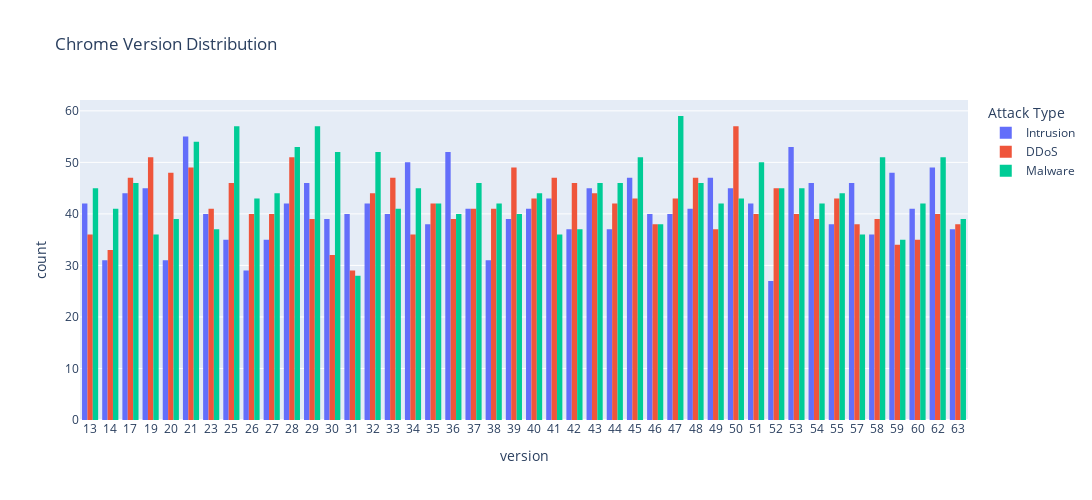

Notebook code for this chart:
### Code cell
from user_agents import parse
import pandas as pd
import plotly.express as px

def get_ua_details(ua_string):
    ua = parse(str(ua_string))
    return {
        "Browser Name": ua.browser.family,
        "Browser Version": ua.browser.version_string.split('.')[0] if ua.browser.version_string else "0"
    }

device_info = df["Device Information"].apply(lambda x: pd.Series(get_ua_details(x)))

chrome_version_data = pd.read_csv("chrome_versions.csv", sep=';')
chrome_version_data["version"] = chrome_version_data["version"].astype(str).str.split(".").str[0]

temp_data = device_info.reset_index(names=["Original Index"])
temp_data = temp_data[temp_data["Browser Name"] == "Chrome"].copy()

temp_data = temp_data.merge(chrome_version_data, left_on="Browser Version", right_on="version", how="left")
temp_data = temp_data.merge(df["Attack Type"], left_on="Original Index", right_index=True)

version_order = sorted(temp_data["version"].dropna().unique(), key=lambda x: int(x))

fig = px.histogram(
    temp_data, 
    x="version", 
    title="Chrome Version Distribution", 
    color="Attack Type", 
    barmode="group",
    width=1400,
    height=500
)

fig.update_xaxes(type="category", categoryorder="array", categoryarray=version_order)
fig.show()

### Figure 1 — Plotly figure (JSON) as saved in the notebook; plotly's stock layout.template omitted (floating-point values rounded to 4 significant figures; data arrays with more than 128 entries replaced by an {"elided": "..."} marker saying what was removed)
{"data": [{"alignmentgroup": "True", "bingroup": "x", "hovertemplate": "Attack Type=Intrusion<br>version=%{x}<br>count=%{y}<extra></extra>", "legendgroup": "Intrusion", "marker": {"color": "#636efa", "pattern": {"shape": ""}}, "name": "Intrusion", "offsetgroup": "Intrusion", "orientation": "v", "showlegend": true, "type": "histogram", "x": {"elided": "2129 str values"}, "xaxis": "x", "yaxis": "y"}, {"alignmentgroup": "True", "bingroup": "x", "hovertemplate": "Attack Type=DDoS<br>version=%{x}<br>count=%{y}<extra></extra>", "legendgroup": "DDoS", "marker": {"color": "#EF553B", "pattern": {"shape": ""}}, "name": "DDoS", "offsetgroup": "DDoS", "orientation": "v", "showlegend": true, "type": "histogram", "x": {"elided": "2144 str values"}, "xaxis": "x", "yaxis": "y"}, {"alignmentgroup": "True", "bingroup": "x", "hovertemplate": "Attack Type=Malware<br>version=%{x}<br>count=%{y}<extra></extra>", "legendgroup": "Malware", "marker": {"color": "#00cc96", "pattern": {"shape": ""}}, "name": "Malware", "offsetgroup": "Malware", "orientation": "v", "showlegend": true, "type": "histogram", "x": {"elided": "2228 str values"}, "xaxis": "x", "yaxis": "y"}], "layout": {"barmode": "group", "height": 500, "legend": {"title": {"text": "Attack Type"}, "tracegroupgap": 0}, "title": {"text": "Chrome Version Distribution"}, "width": 1400, "xaxis": {"anchor": "y", "categoryarray": ["13", "14", "17", "19", "20", "21", "23", "25", "26", "27", "28", "29", "30", "31", "32", "33", "34", "35", "36", "37", "38", "39", "40", "41", "42", "43", "44", "45", "46", "47", "48", "49", "50", "51", "52", "53", "54", "55", "57", "58", "59", "60", "62", "63"], "categoryorder": "array", "domain": [0, 1], "title": {"text": "version"}, "type": "category"}, "yaxis": {"anchor": "x", "domain": [0, 1], "title": {"text": "count"}}}}
